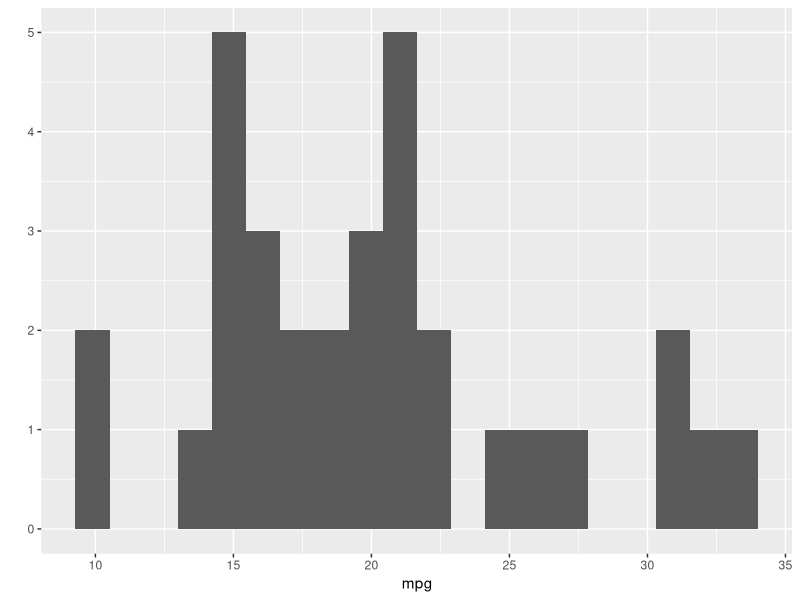
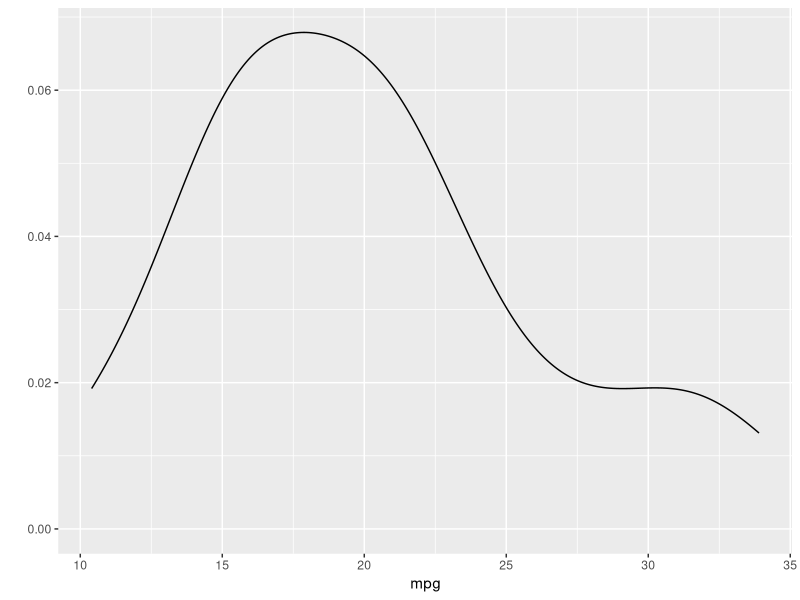
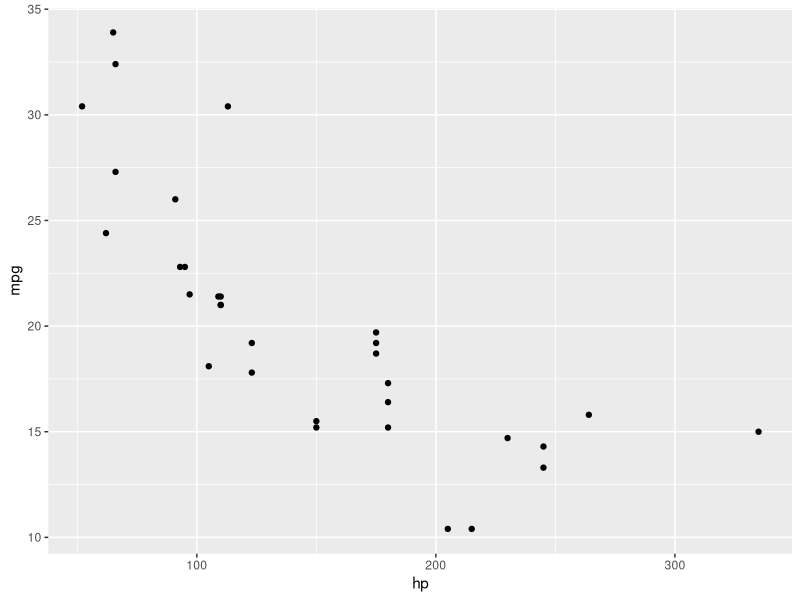
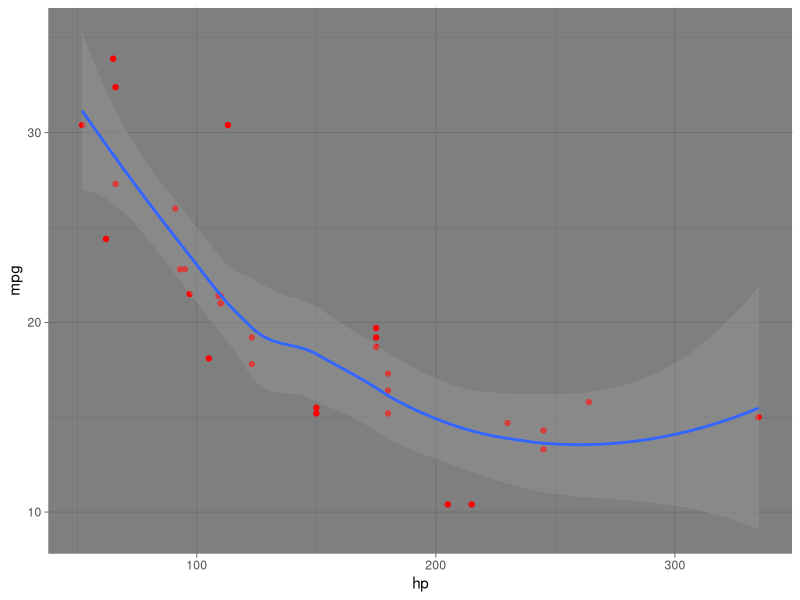

Write the R code that produced these figures, in order.
## dplyr (part of tidyverse)
## select(), filter(), arrange(), mutate(), summarise()

library(tidyverse)

## dplyr + ggplot
## 1.select()
## 2.filter()
## 3.arrange()
## 4.mutate()
## 5.summarise()
## other function: count, distinct
## join table, bind_row, bind_col

## df <- tibble(mtcars)

df <- mtcars %>%
  rownames_to_column(var = "model") %>%
  tibble()

## random sample
set.seed(10)
df %>% 
  sample_n(3)

df %>%
  sample_frac(0.2)

df %>%
  select(model, am) %>%
  mutate(am = ifelse( am == 0, "Auto", "Manual")) %>%
  count(am) %>%
  mutate(pct = n/ sum(n))

## distinct
df %>%
  select(model, am) %>%
  mutate(am = ifelse( am == 0, "Auto", "Manual")) %>%
  distinct(model) %>%
  pull()


## join table

## SQL joins
## inner, left, right, full

## 1. inner_join(band_members, band_instruments, by = "name")

band_members %>%
  inner_join(band_instruments, by = "name")
## left
band_members %>%
  left_join(band_instruments, by = "name")
## right
band_members %>%
  right_join(band_instruments, by = "name")
## full outer join
band_members %>%
  full_join(band_instruments, by = "name") %>%
  drop_na()

## replace n/a
band_members %>%
  full_join(band_instruments, by = "name") %>%
  mutate(plays = replace_na(plays, "drum"),
         band =  replace_na(band, "aero smith"))

## union data (like SQL)
df1 <- data.frame(id=1:3,
                  name=c("DK", "John", "mary"))

df2 <- data.frame(id=3:5,
                  name=c("mary", "Anna", "Doh"))

df3 <- data.frame(id=6:8,
                  name= c("Kai", "Non", "Toto"))

df4 <- data.frame(id=9:11,
                  name= c("Satoshi", "Nana", "Mari"))

## bind row and remove dup
df1 %>%
  bind_rows(df2) %>%
  distinct() ## remove dup

## shortcut when we have multiple df

list_df <- list(df1,df2,df3,df4)

list_df %>%
  bind_rows() %>%
  distinct()

## join in case key names are not the same

band_members %>%
  rename(friend = name) %>%
  left_join(band_instruments, by = c("friend" = "name"))

## basic data visualization
## ggplot2 > gramma of graphic

qplot(mpg, data=mtcars, geom="histogram", bins=20)

qplot(mpg, data=mtcars, geom="density")

## scatter plot
qplot(x=hp, y=mpg, data=mtcars, geom = "point")


## ggplot
ggplot(data= mtcars,
       aes(x= hp, y=mpg)) +
  geom_point(col="red") +
  geom_smooth() +
  theme_dark()







